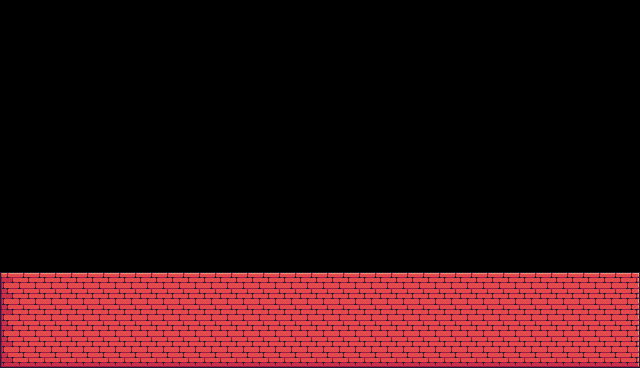

A 2D game scene composited from a Tiled map and its tileset images. What follows is a short description and the map's XML, with every tile layer's data as written:
An orthogonal 40x23 tile map with 16x16 px tiles, 1 tile layer (Background) and 12 objects (4x Fruit, Player, EndPosition, Checkpoint, Saw, ...).

<map version="1.10" tiledversion="1.10.2" orientation="orthogonal" renderorder="right-down" width="40" height="23" tilewidth="16" tileheight="16" infinite="0" nextlayerid="6" nextobjectid="115">
 <tileset firstgid="1" source="Pixel Adventure.tsx" />
 <layer id="1" name="Background" width="40" height="23">
  <properties>
   <property name="BackgroundColor" value="Pink" />
  </properties>
  <data encoding="csv">
166,166,166,166,166,166,166,166,166,166,166,166,166,166,166,166,166,166,166,166,166,166,166,166,166,166,166,166,166,166,166,166,166,166,166,166,166,166,166,166,
166,166,166,166,166,166,166,166,166,166,166,166,166,166,166,166,166,166,166,166,166,144,166,166,166,166,166,166,166,166,166,166,166,166,166,166,166,166,166,166,
166,166,166,166,166,166,166,166,166,166,166,166,166,166,166,166,166,166,166,166,49,49,166,166,166,166,166,166,166,166,166,166,166,166,166,166,166,166,166,166,
166,166,166,166,166,166,166,166,166,166,166,166,166,166,166,166,166,166,49,49,49,49,49,49,166,166,166,166,166,166,166,166,166,166,166,144,144,145,145,145,
166,166,166,166,166,166,166,166,166,166,166,49,49,49,49,49,49,49,49,49,49,49,49,49,49,49,49,49,49,49,49,49,49,49,49,49,49,49,49,82,
166,166,49,49,49,49,49,49,49,49,49,49,49,49,49,49,49,49,49,49,49,49,49,49,49,49,49,49,49,49,49,49,49,49,49,49,49,49,49,49,
166,166,166,166,166,166,166,166,166,166,166,166,166,166,166,49,49,49,49,49,49,49,49,49,49,166,166,166,166,166,166,166,166,166,166,166,166,166,166,166,
166,166,166,166,166,166,166,166,166,166,49,49,49,49,49,166,166,166,166,166,49,49,166,166,166,166,166,166,166,166,166,166,166,166,166,166,166,166,166,166,
166,166,166,166,166,166,166,49,49,49,49,166,166,166,166,166,166,49,49,49,49,166,166,166,166,166,166,166,166,166,166,166,166,166,166,166,166,166,166,166,
166,166,49,49,49,49,49,49,49,49,49,49,49,49,49,49,49,49,49,49,49,49,49,49,49,49,49,49,49,49,49,49,49,49,49,49,49,49,166,166,
166,49,49,49,166,166,166,166,166,166,166,166,166,166,166,166,166,166,166,166,166,166,166,166,166,166,166,166,166,166,166,166,166,166,49,49,49,166,166,166,
166,166,166,166,166,166,166,166,166,166,166,166,166,166,166,166,166,166,166,166,166,166,166,166,166,166,166,166,166,166,166,166,166,49,49,166,166,166,166,166,
166,165,165,165,165,165,165,165,165,165,165,165,165,49,49,49,49,49,49,49,49,49,49,49,49,49,49,49,49,49,49,49,49,166,166,166,166,166,166,166,
166,49,49,49,49,49,49,49,49,49,49,49,49,49,49,49,49,166,166,166,166,166,166,166,166,166,166,166,166,166,166,166,166,166,166,166,166,166,166,166,
166,84,84,84,84,84,84,84,84,84,84,84,84,84,84,166,166,166,166,166,166,166,166,166,166,166,166,166,166,166,166,166,166,166,166,166,166,166,166,166,
166,166,166,166,166,166,166,166,166,166,166,166,166,166,166,166,166,166,166,166,166,166,166,166,166,166,166,166,166,166,166,166,166,166,166,166,166,166,166,166,
166,166,166,166,166,166,166,166,166,166,166,166,166,166,166,166,166,166,166,166,166,166,166,166,166,166,166,166,166,166,166,166,166,166,166,166,166,166,166,166,
106,107,107,107,107,107,107,107,107,107,107,107,107,107,107,107,107,107,107,107,107,107,107,107,107,107,107,107,107,107,107,107,107,107,107,107,107,107,107,108,
128,129,129,129,129,129,129,129,129,129,129,129,129,129,129,129,129,129,129,129,129,129,129,129,129,129,129,129,129,129,129,129,129,129,129,129,129,129,129,130,
128,129,129,129,129,129,129,129,129,129,129,129,129,129,129,129,129,129,129,129,129,129,129,129,129,129,129,129,129,129,129,129,129,129,129,129,129,129,129,130,
128,129,129,129,129,129,129,129,129,129,129,129,129,129,129,129,129,129,129,129,129,129,129,129,129,129,129,129,129,129,129,129,129,129,129,129,129,129,129,130,
128,129,129,129,129,129,129,129,129,129,129,129,129,129,129,129,129,129,129,129,129,129,129,129,129,129,129,129,129,129,129,129,129,129,129,129,129,129,129,130,
150,151,151,151,151,151,151,151,151,151,151,151,151,151,151,151,151,151,151,151,151,151,151,151,151,151,151,151,151,151,151,151,151,151,151,151,151,151,151,152
</data>
 </layer>
 <objectgroup id="3" name="Collisions">
  <object id="48" x="0" y="272" width="640" height="96" />
  <object id="58" x="-16" y="0" width="16" height="272" />
  <object id="62" x="640" y="0" width="16" height="272" />
 </objectgroup>
 <objectgroup id="2" name="SpawnPoints">
  <object id="3" name="Player" type="Player" x="-64" y="240" width="32" height="32" />
  <object id="29" name="Orange" type="Fruit" x="464" y="192" width="32" height="32" />
  <object id="96" name="Orange" type="Fruit" x="96" y="240" width="32" height="32" />
  <object id="98" name="Pineapple" type="Fruit" x="240" y="240" width="32" height="32" />
  <object id="99" name="Pineapple" type="Fruit" x="400" y="240" width="32" height="32" />
  <object id="111" name="EndPosition" type="EndPosition" x="672" y="240" width="32" height="32" />
  <object id="112" type="Checkpoint" x="576" y="208" width="64" height="64" />
  <object id="113" name="Saw" type="Saw" x="304" y="256" width="32" height="32">
   <properties>
    <property name="isVertical" type="bool" value="false" />
    <property name="offNeg" type="float" value="10" />
    <property name="offPos" type="float" value="10" />
    <property name="speedMultiplier" type="float" value="0.75" />
   </properties>
  </object>
  <object id="114" name="StartPosition" type="StartPosition" x="16" y="240" width="32" height="32" />
 </objectgroup>
</map>